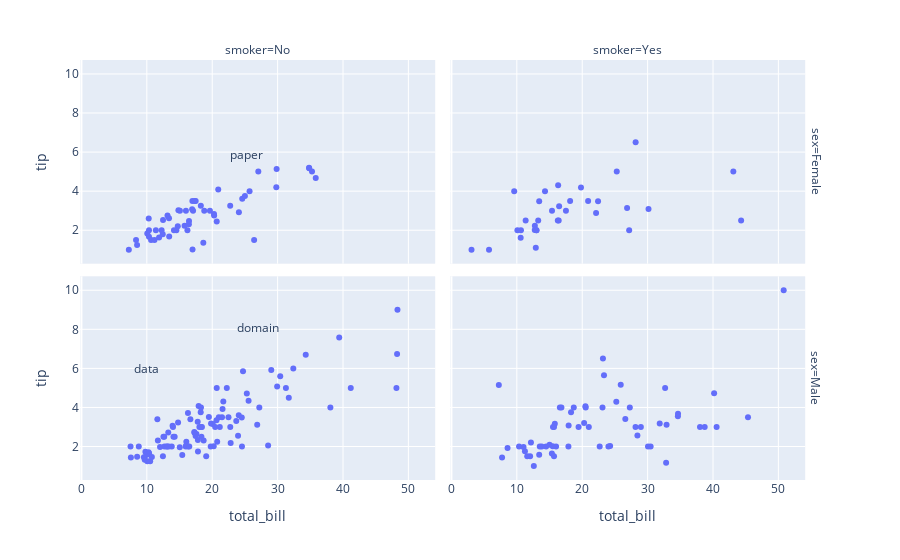

The cell this chart's notebook holds for it:
### Markdown cell above
コメントの追加のやりかたについて

### Code cell
import plotly.express as px
df = px.data.tips()
fig = px.scatter(df, x="total_bill", y="tip", facet_col="smoker", facet_row="sex")
fig.add_annotation(text="paper", showarrow=False, xref="paper", yref="paper", x=0.2, y=0.8)
fig.add_annotation(text="domain", showarrow=False, xref="x domain", yref="y domain", x=0.5, y=0.8) #割合で示す
fig.add_annotation(text="data", showarrow=False, xref="x", yref="y", x=10, y=6)
fig.show()

### Figure 1 — Plotly figure (JSON) as saved in the notebook; plotly's stock layout.template omitted (floating-point values rounded to 4 significant figures)
{"data": [{"hovertemplate": "sex=Female<br>smoker=No<br>total_bill=%{x}<br>tip=%{y}<extra></extra>", "legendgroup": "", "marker": {"color": "#636efa", "symbol": "circle"}, "mode": "markers", "name": "", "orientation": "v", "showlegend": false, "type": "scatter", "x": [16.99, 24.59, 35.26, 14.83, 10.33, 16.97, 20.29, 15.77, 19.65, 15.06, 20.69, 16.93, 10.29, 34.81, 26.41, 16.45, 17.07, 14.73, 10.07, 34.83, 22.75, 20.92, 7.25, 25.71, 17.31, 10.65, 12.43, 24.08, 13.42, 12.48, 29.8, 14.52, 11.38, 20.27, 11.17, 12.26, 18.26, 8.51, 10.33, 14.15, 13.16, 17.47, 27.05, 16.43, 8.35, 18.64, 11.87, 29.85, 25, 13.39, 16.21, 15.98, 35.83, 18.78], "xaxis": "x3", "y": [1.01, 3.61, 5, 3.02, 1.67, 3.5, 2.75, 2.23, 3, 3, 2.45, 3.07, 2.6, 5.2, 1.5, 2.47, 3, 2.2, 1.83, 5.17, 3.25, 4.08, 1, 4, 3.5, 1.5, 1.8, 2.92, 1.68, 2.52, 4.2, 2, 2, 2.83, 1.5, 2, 3.25, 1.25, 2, 2, 2.75, 3.5, 5, 2.3, 1.5, 1.36, 1.63, 5.14, 3.75, 2.61, 2, 3, 4.67, 3], "yaxis": "y3"}, {"hovertemplate": "sex=Female<br>smoker=Yes<br>total_bill=%{x}<br>tip=%{y}<extra></extra>", "legendgroup": "", "marker": {"color": "#636efa", "symbol": "circle"}, "mode": "markers", "name": "", "orientation": "v", "showlegend": false, "type": "scatter", "x": [3.07, 26.86, 25.28, 5.75, 16.32, 11.35, 15.38, 44.3, 22.42, 14.31, 17.51, 10.59, 10.63, 9.6, 20.9, 18.15, 19.81, 43.11, 13, 12.74, 13, 16.4, 16.47, 12.76, 13.27, 28.17, 12.9, 30.14, 13.42, 16.27, 10.09, 22.12, 27.18], "xaxis": "x4", "y": [1, 3.14, 5, 1, 4.3, 2.5, 3, 2.5, 3.48, 4, 3, 1.61, 2, 4, 3.5, 3.5, 4.19, 5, 2, 2.01, 2, 2.5, 3.23, 2.23, 2.5, 6.5, 1.1, 3.09, 3.48, 2.5, 2, 2.88, 2], "yaxis": "y4"}, {"hovertemplate": "sex=Male<br>smoker=No<br>total_bill=%{x}<br>tip=%{y}<extra></extra>", "legendgroup": "", "marker": {"color": "#636efa", "symbol": "circle"}, "mode": "markers", "name": "", "orientation": "v", "showlegend": false, "type": "scatter", "x": [10.34, 21.01, 23.68, 25.29, 8.77, 26.88, 15.04, 14.78, 10.27, 15.42, 18.43, 21.58, 16.29, 20.65, 17.92, 39.42, 19.82, 17.81, 13.37, 12.69, 21.7, 9.55, 18.35, 17.78, 24.06, 16.31, 18.69, 31.27, 16.04, 17.46, 13.94, 9.68, 30.4, 18.29, 22.23, 32.4, 28.55, 18.04, 12.54, 9.94, 25.56, 19.49, 48.27, 17.59, 20.08, 20.23, 12.02, 10.51, 27.2, 22.76, 17.29, 16.66, 15.98, 13.03, 18.28, 24.71, 21.16, 22.49, 12.46, 18.24, 14, 38.07, 23.95, 29.93, 11.69, 14.26, 15.95, 8.52, 22.82, 19.08, 34.3, 41.19, 9.78, 7.51, 14.07, 13.13, 17.26, 24.55, 19.77, 48.17, 16.49, 21.5, 12.66, 13.81, 24.52, 20.76, 31.71, 20.69, 7.56, 48.33, 20.45, 13.28, 11.61, 10.77, 10.07, 29.03, 17.82], "xaxis": "x", "y": [1.66, 3.5, 3.31, 4.71, 2, 3.12, 1.96, 3.23, 1.71, 1.57, 3, 3.92, 3.71, 3.35, 4.08, 7.58, 3.18, 2.34, 2, 2, 4.3, 1.45, 2.5, 3.27, 3.6, 2, 2.31, 5, 2.24, 2.54, 3.06, 1.32, 5.6, 3, 5, 6, 2.05, 3, 2.5, 1.56, 4.34, 3.51, 6.73, 2.64, 3.15, 2.01, 1.97, 1.25, 4, 3, 2.71, 3.4, 2.03, 2, 4, 5.85, 3, 3.5, 1.5, 3.76, 3, 4, 2.55, 5.07, 2.31, 2.5, 2, 1.48, 2.18, 1.5, 6.7, 5, 1.73, 2, 2.5, 2, 2.74, 2, 2, 5, 2, 3.5, 2.5, 2, 3.48, 2.24, 4.5, 5, 1.44, 9, 3, 2.72, 3.39, 1.47, 1.25, 5.92, 1.75], "yaxis": "y"}, {"hovertemplate": "sex=Male<br>smoker=Yes<br>total_bill=%{x}<br>tip=%{y}<extra></extra>", "legendgroup": "", "marker": {"color": "#636efa", "symbol": "circle"}, "mode": "markers", "name": "", "orientation": "v", "showlegend": false, "type": "scatter", "x": [38.01, 11.24, 20.29, 13.81, 11.02, 18.29, 15.01, 17.92, 19.44, 32.68, 28.97, 40.17, 27.28, 12.03, 21.01, 15.36, 20.49, 25.21, 16, 50.81, 15.81, 7.25, 31.85, 16.82, 32.9, 17.89, 14.48, 34.63, 34.65, 23.33, 45.35, 23.17, 40.55, 30.46, 23.1, 15.69, 28.44, 15.48, 16.58, 10.34, 13.51, 18.71, 20.53, 26.59, 38.73, 24.27, 30.06, 25.89, 28.15, 11.59, 7.74, 12.16, 8.58, 13.42, 24.01, 15.69, 15.53, 12.6, 32.83, 22.67], "xaxis": "x2", "y": [3, 1.76, 3.21, 2, 1.98, 3.76, 2.09, 3.08, 3, 5, 3, 4.73, 4, 1.5, 3, 1.64, 4.06, 4.29, 2, 10, 3.16, 5.15, 3.18, 4, 3.11, 2, 2, 3.55, 3.68, 5.65, 3.5, 6.5, 3, 2, 4, 1.5, 2.56, 2.02, 4, 2, 2, 4, 4, 3.41, 3, 2.03, 2, 5.16, 3, 1.5, 1.44, 2.2, 1.92, 1.58, 2, 3, 3, 1, 1.17, 2], "yaxis": "y2"}], "layout": {"annotations": [{"showarrow": false, "text": "smoker=No", "x": 0.24, "xanchor": "center", "xref": "paper", "y": 1, "yanchor": "bottom", "yref": "paper"}, {"showarrow": false, "text": "smoker=Yes", "x": 0.74, "xanchor": "center", "xref": "paper", "y": 1, "yanchor": "bottom", "yref": "paper"}, {"showarrow": false, "text": "sex=Male", "textangle": 90, "x": 0.98, "xanchor": "left", "xref": "paper", "y": 0.2425, "yanchor": "middle", "yref": "paper"}, {"showarrow": false, "text": "sex=Female", "textangle": 90, "x": 0.98, "xanchor": "left", "xref": "paper", "y": 0.7575, "yanchor": "middle", "yref": "paper"}, {"showarrow": false, "text": "paper", "x": 0.2, "xref": "paper", "y": 0.8, "yref": "paper"}, {"showarrow": false, "text": "domain", "x": 0.5, "xref": "x domain", "y": 0.8, "yref": "y domain"}, {"showarrow": false, "text": "data", "x": 10, "xref": "x", "y": 6, "yref": "y"}], "legend": {"tracegroupgap": 0}, "margin": {"t": 60}, "xaxis": {"anchor": "y", "domain": [0, 0.48], "title": {"text": "total_bill"}}, "xaxis2": {"anchor": "y2", "domain": [0.5, 0.98], "matches": "x", "title": {"text": "total_bill"}}, "xaxis3": {"anchor": "y3", "domain": [0, 0.48], "matches": "x", "showticklabels": false}, "xaxis4": {"anchor": "y4", "domain": [0.5, 0.98], "matches": "x", "showticklabels": false}, "yaxis": {"anchor": "x", "domain": [0, 0.485], "title": {"text": "tip"}}, "yaxis2": {"anchor": "x2", "domain": [0, 0.485], "matches": "y", "showticklabels": false}, "yaxis3": {"anchor": "x3", "domain": [0.515, 1], "matches": "y", "title": {"text": "tip"}}, "yaxis4": {"anchor": "x4", "domain": [0.515, 1], "matches": "y", "showticklabels": false}}}
